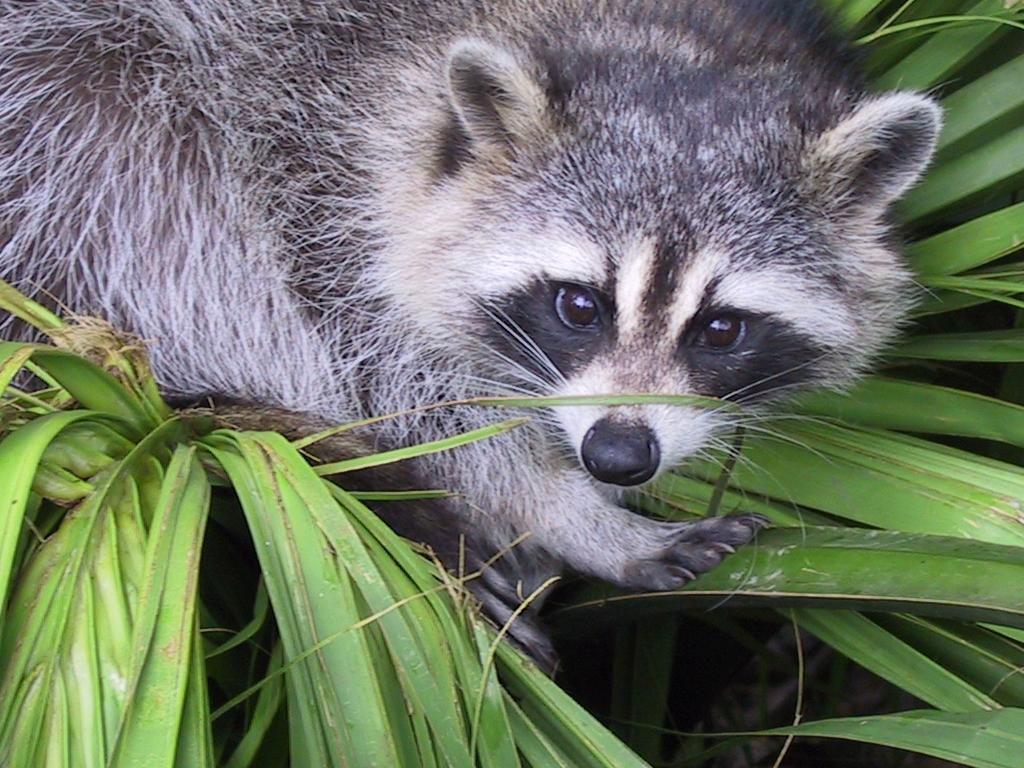
#> input picture Module01/ex03/animal.jpeg, 1024 x 768 px
$ python zoom.py
#> lines starting #> are read from the running program, lines starting #| are printed output that depends on the picture
### Module01/ex03/load_image.py
from PIL import Image
from array import array
import numpy as np


def ft_load(path: str):
#> called with path = 'animal.jpeg'
    try:
        img = Image.open(path)
#> img is the input picture: PIL image 1024x768 RGB; mean R, G, B 110.7, 117.7, 102.1
        img = np.array(img)
        print("The shape of image is :", img.shape)
#| The shape of image is : (768, 1024, 3)
        print(img)
#> (printed output is left out)
        return (img)
    except FileNotFoundError as msg_err:
        print(msg_err)
    except Image.UnidentifiedImageError as msg_err:
        print(msg_err)
    exit(1)


### Module01/ex03/zoom.py
from PIL import Image, ImageEnhance
import matplotlib.pyplot as plt
import matplotlib as mpl
from array import array
import numpy as np
from load_image import ft_load

def ft_zoom(init_y: int, init_x: int, zoom: int, path: str):

    try:
        if isinstance(init_y, int) != True or isinstance(init_y, int) != True:
            raise AssertionError ("Bad type")
        img = ft_load(path)
        y,x,rgb = img.shape
#> y = 768; x = 1024; rgb = 3
        if (init_x < 0 or init_y < 0):
            print("Bad value")
            exit(1)
        if ((init_y + zoom) > y or (zoom + init_x) > x):
            print("Bad value")
            exit(1)
        img = img[(init_y): (init_y + zoom), (init_x): (zoom + init_x)]
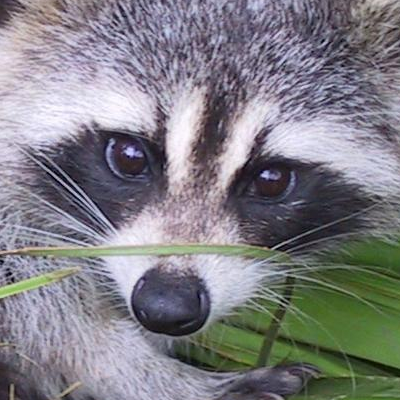
#> img: shape (400, 400, 3); mean R, G, B 128.1, 126.6, 132.6
        img = img[:,:,1]
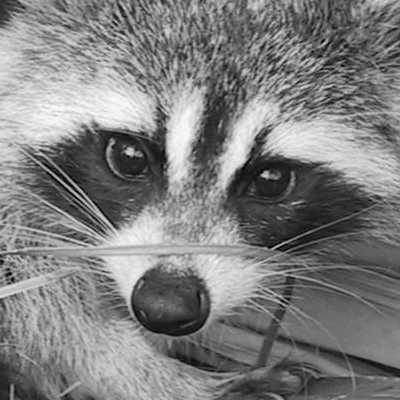
#> img: shape (400, 400); min 0, max 252, mean 126.6
        mpl.style.use("grayscale")
        plt.imshow(img)
        print("New shape after slicing:", img.shape)
#| New shape after slicing: (400, 400)
        print(img)
#> (printed output is left out)
        plt.show()
    except AssertionError as msg_err:
    	print(msg_err)

if __name__ == '__main__':

    ft_zoom(150, 450, 400, "animal.jpeg")
